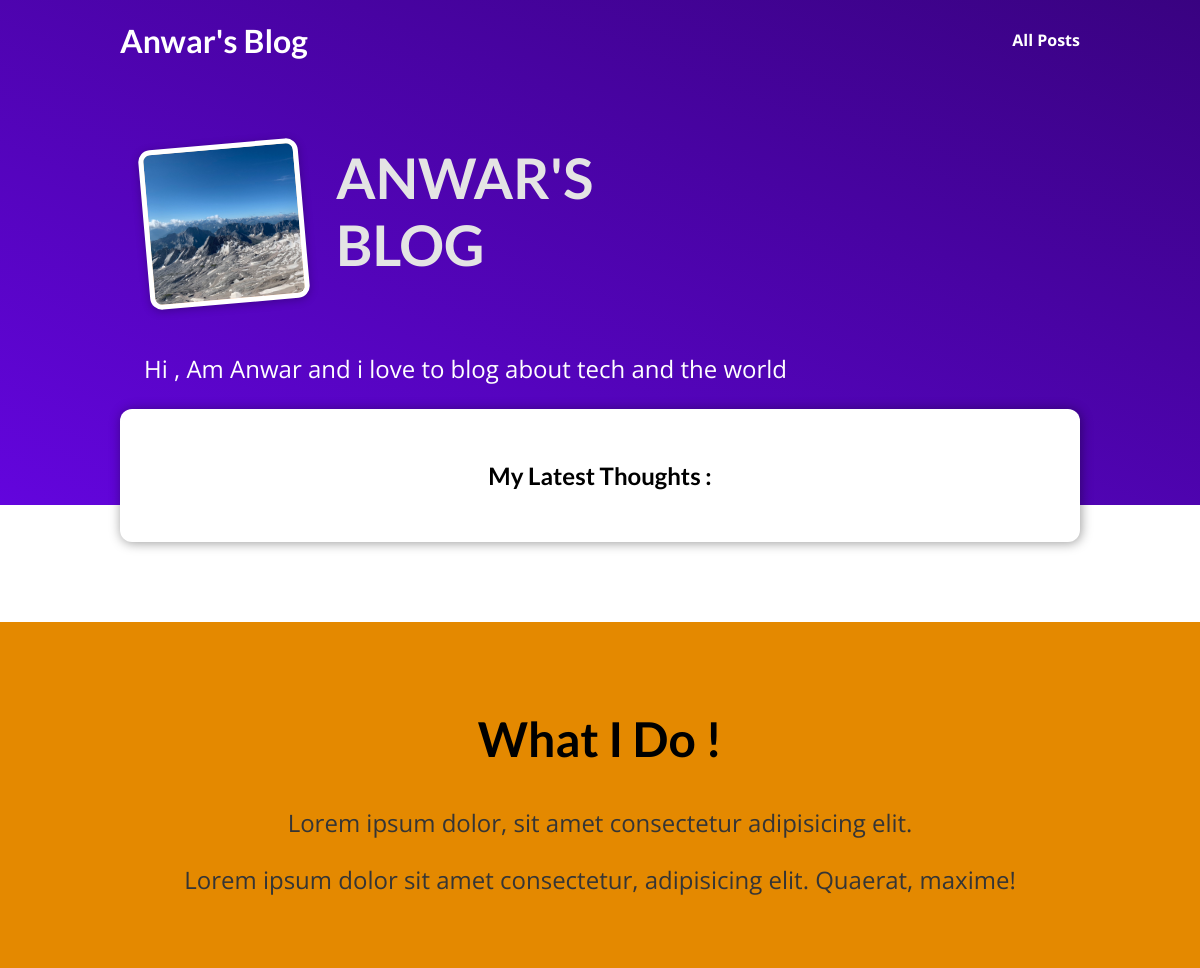
The app's page /, older data.
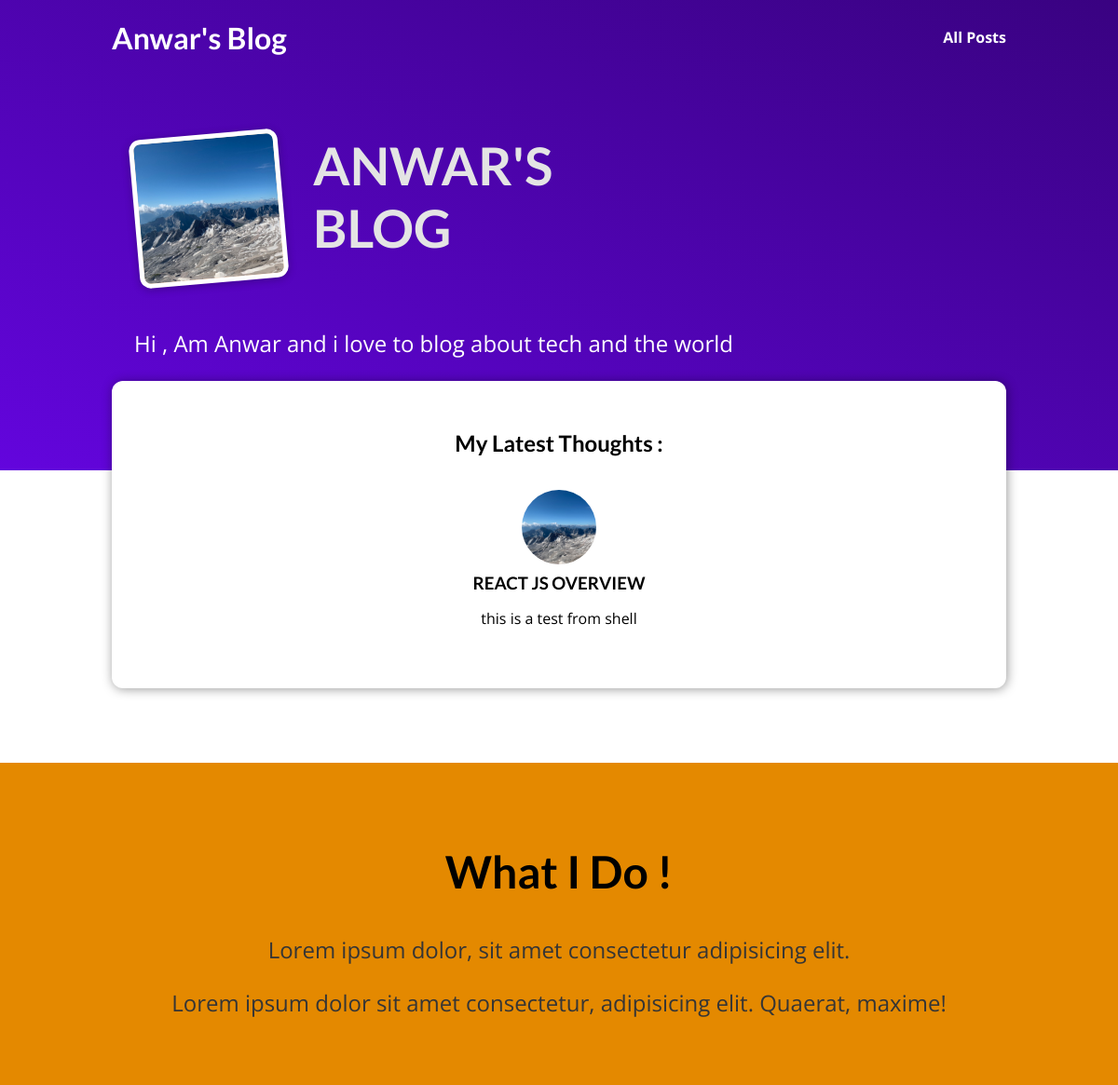
The same page, newer data.
### blog/models.py (models this page shows, shortened)
class Post(models.Model):
    title = models.CharField(max_length=70)
    excerpt = models.CharField(max_length=120)
    author = models.ForeignKey(Author, on_delete=models.SET_NULL, null=True, related_name="authorPosts")
    imageName = models.ImageField(upload_to="images")
    date = models.DateField(auto_now=True)
    slug = models.SlugField(db_index=True, null=False)
    content = models.TextField(validators=[MinLengthValidator(10)])
    tag = models.ManyToManyField(Tag, blank=True, related_name='Tags_Post')

### blog/views.py (the view)
# urls.py: path("", views.startingPage.as_view(), name="startingPage"),
class startingPage(TemplateView) :
    template_name ="blog/index.html"
    def get_context_data(self, **kwargs):
        context = super().get_context_data(**kwargs)
        context["latestPosts"] = Post.objects.all().order_by("-date")[:3] #getting 3 last  posts objects ordered
        return context

### blog/templates/blog/index.html (shortened to what this page needs)
{% extends "base.html" %}
{% load static %}
{% block cssFiles %}
        <link rel="stylesheet" href="{% static "blog/post.css" %}">
        <link rel="stylesheet" href="{% static "blog/index.css" %}">
{% endblock %}
{% block content %}
        <section id="welcome">
                <header>
                        <img src="{% static "blog/images/mountains.jpg" %}" alt="Anwar - the Author Of This Blog">
                        <h2>ANWAR'S BLOG</h2>
                </header>
                <p>
                    Hi , Am Anwar and i love to blog about tech and the world
                </p>
        </section>
        <section id="latest-posts">
                <h2>My Latest Thoughts : </h2>
                <ul>
                        {% for post in latestPosts %}
                                     {% include "blog/includes/post.html" %}
                        {% endfor %}
                </ul>
        </section>
        <section id="about">
            <h2>What I Do !</h2>
            <p>Lorem ipsum dolor, sit amet consectetur adipisicing elit.</p>
            <p>Lorem ipsum dolor sit amet consectetur, adipisicing elit. Quaerat, maxime!</p>
        </section>
    {% endblock %}

### blog/templates/blog/includes/post.html
{% load static %}
<li>
    <article class="post">
        <a href="{% url "postDetails-page" post.slug %}">
            <img src="{{post.imageName.url}}" alt="{{post.title}}">
            <div class="post__content">
                <h3>{{post.title}}</h3>
                <p>{{post.excerpt}}</p>
            </div>
        </a>
    </article>
</li>

Row changes from the older to the newer data that the page shows:
added Post: imageName (picture), title "REACT JS OVERVIEW", excerpt "this is a test from shell"
